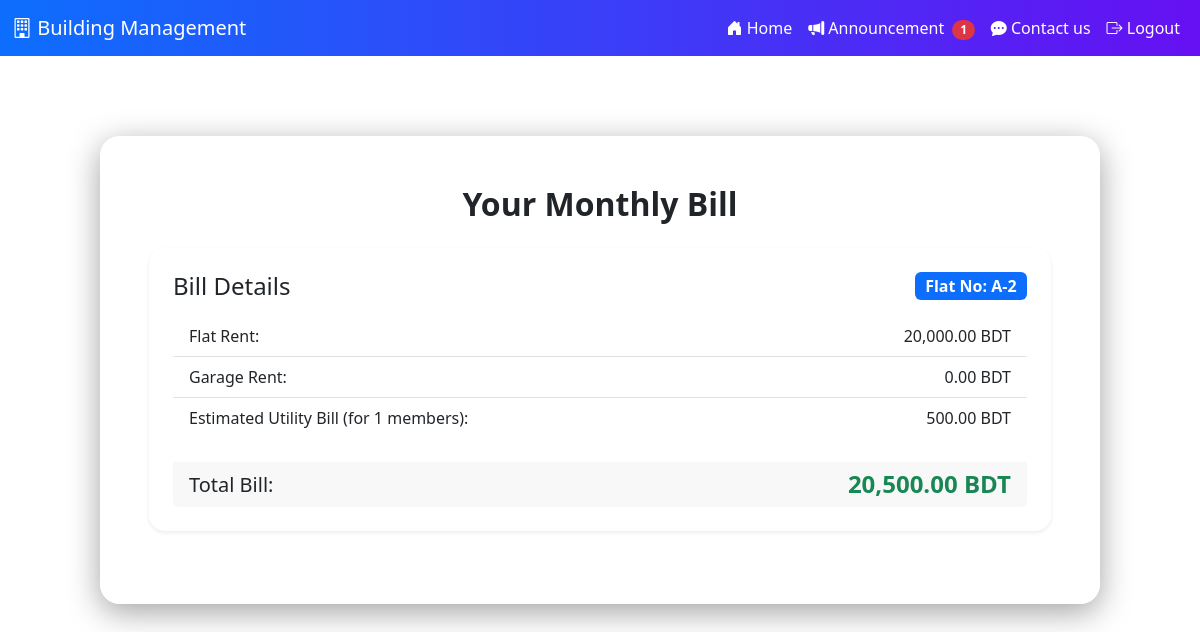
/total_bill.php (signed in), run on the app's committed database.
### tables this page shows
CREATE TABLE `tenants` (
  `flat_no` varchar(10) NOT NULL,
  `tenant_name` varchar(255) DEFAULT NULL,
  `email` varchar(255) DEFAULT NULL,
  `phone_number` varchar(255) NOT NULL,
  `tenant_type` enum('Family','Students') NOT NULL,
  `movein_date` date DEFAULT NULL
);

### total_bill.php (the view, shortened to what this page needs)
<?php
require_once("DBconnect.php");
$phone_number = $_SESSION['phone_number'];
$flat_no = null;
$flatRent = 0;
$garageRent = 0;
$totalMembers = 0;
$utilityBill = 0;
$totalBill = 0;
$errorMessage = '';
try {
    $query = "
        SELECT
            t.flat_no,
            t.tenant_name,
            t.tenant_type,
            fd.adults,
            fd.children,
            f.rent AS flat_rent
        FROM tenants t
        LEFT JOIN family_details fd ON t.phone_number = fd.phone_number
        LEFT JOIN flat_details f ON t.flat_no = f.flat_no
        WHERE t.phone_number = ?
    ";
    $stmt = $conn->prepare($query);
    $stmt->bind_param("s", $phone_number);
    $stmt->execute();
    $result = $stmt->get_result();
    if ($result->num_rows > 0) {
        $tenantData = $result->fetch_assoc();
        $flat_no = $tenantData['flat_no'];
        $flatRent = $tenantData['flat_rent'] ?? 0;
        $tenant_type = $tenantData['tenant_type'] ?? '';
        $utility_rate_per_member = 500;
        if ($tenant_type === 'Family') {
            $adults = $tenantData['adults'] ?? 0;
            $children = $tenantData['children'] ?? 0;
            $totalMembers = (int)$adults + (int)$children;
            $utilityBill = $totalMembers * $utility_rate_per_member;
        } elseif ($tenant_type === 'Students') {
            $queryStudentCount = "SELECT COUNT(*) AS student_count FROM tenants WHERE flat_no = ? AND tenant_type = 'Students'";
            $stmtStudent = $conn->prepare($queryStudentCount);
            $stmtStudent->bind_param("s", $flat_no);
            $stmtStudent->execute();
            $resultStudent = $stmtStudent->get_result();
            $studentData = $resultStudent->fetch_assoc();
            $studentCount = $studentData['student_count'] ?? 1;
            if ($studentCount > 0) {
                $flatRent = $flatRent / $studentCount;
            } else {
                $flatRent = $flatRent;
            }
            $totalMembers = 1;
            $utilityBill = $totalMembers * $utility_rate_per_member;
        } else {
            $totalMembers = 1;
            $utilityBill = $totalMembers * $utility_rate_per_member;
        }
    } else {
        $errorMessage = "Tenant details not found for this phone number. Please check your data or contact the administrator.";
    }
    $totalBill = $flatRent + $garageRent + $utilityBill;
} catch (Exception $e) {
    $errorMessage = "A database error occurred: " . $e->getMessage();
} finally {
    if ($conn) {
        $conn->close();
    }
}
?>
<!DOCTYPE html>
<html>
<head>
    <link href="https://cdn.jsdelivr.net/npm/bootstrap@5.3.0/dist/css/bootstrap.min.css" rel="stylesheet">
    <link rel="stylesheet" href="https://cdn.jsdelivr.net/npm/bootstrap-icons@1.10.5/font/bootstrap-icons.css">
    <link rel="stylesheet" href="https://cdnjs.cloudflare.com/ajax/libs/font-awesome/6.5.0/css/all.min.css">
    <link rel="stylesheet" href="adminstyle.css">
</head>
<body class="body">
    <?php include('navbartenant.php'); ?>
    <main>
        <div class="tenants2 p-5">
            <h2 class="text-center mb-4">Your Monthly Bill</h2>
            <?php if (!empty($errorMessage)): ?>
                <div class="alert alert-danger" role="alert">
                    <?php echo htmlspecialchars($errorMessage); ?>
                </div>
            <?php else: ?>
                <div class="card p-4 shadow-sm mb-4">
                    <div class="d-flex justify-content-between align-items-center mb-3">
                        <h4 class="card-title mb-0">Bill Details</h4>
                        <?php if ($flat_no): ?>
                        <span class="badge bg-primary fs-6">
                            <?php echo "Flat No: " . htmlspecialchars($flat_no); ?>
                        </span>
                        <?php endif; ?>
                    </div>
                    <ul class="list-group list-group-flush">
                        <li class="list-group-item d-flex justify-content-between">
                            <span>Flat Rent:</span>
                            <span><?php echo number_format($flatRent, 2) . " BDT"; ?></span>
                        </li>
                        <li class="list-group-item d-flex justify-content-between">
                            <span>Garage Rent:</span>
                            <span><?php echo number_format($garageRent, 2) . " BDT"; ?></span>
                        </li>
                        <li class="list-group-item d-flex justify-content-between">
                            <span>Estimated Utility Bill (for <?php echo htmlspecialchars($totalMembers); ?> members):</span>
                            <span><?php echo number_format($utilityBill, 2) . " BDT"; ?></span>
                        </li>
                    </ul>
                    <div class="card-footer mt-4 d-flex justify-content-between align-items-center">
                        <h5 class="mb-0">Total Bill:</h5>
                        <h4 class="mb-0 text-success fw-bold">
                            <?php echo number_format($totalBill, 2) . " BDT"; ?>
                        </h4>
                    </div>
                </div>
            <?php endif; ?>
        </div>
    </main>
</body>
</html>

### adminstyle.css (style rules this page uses)
.body { background: linear-gradient(135deg, #e0f7fa, #f1f8e9); font-family: 'Segoe UI', Tahoma, Geneva, Verdana, sans-serif; min-height: 100vh; color: #212529; background-image: url('img/modern-tokyo-street-background.jpg'); background-repeat: no-repeat; background-position: center; background-size: cover; background-attachment: fixed; }
.card, .form-container { background-color: #ffffff; border: none; border-radius: 1rem; box-shadow: 0 4px 20px rgba(0, 0, 0, 0.1); padding: 2rem; }
h2, h3 { color: #212529; font-weight: 600; }
.mb-4 { margin-bottom: 1.5rem !important; }
.tenants2 { margin-top: 80px; max-width: 1000px; width: 95%; margin: 80px auto 0; padding: 40px; background-color: rgba(255, 255, 255, 0.8); backdrop-filter: blur(10px); border-radius: 20px; border: 1px solid rgba(255, 255, 255, 0.2); box-shadow: 0 8px 32px 0 rgba(0, 0, 0, 0.37); display: flex; flex-direction: column; justify-content: center; z-index: 2; }

### data on the page
tenants: flat_no "A-2", tenant_type "1", tenant_type "500.00", tenant_type "20,500.00"

### other printed values
$announcement "1"
$flatRent "20,000.00"
$garageRent "0.00"
